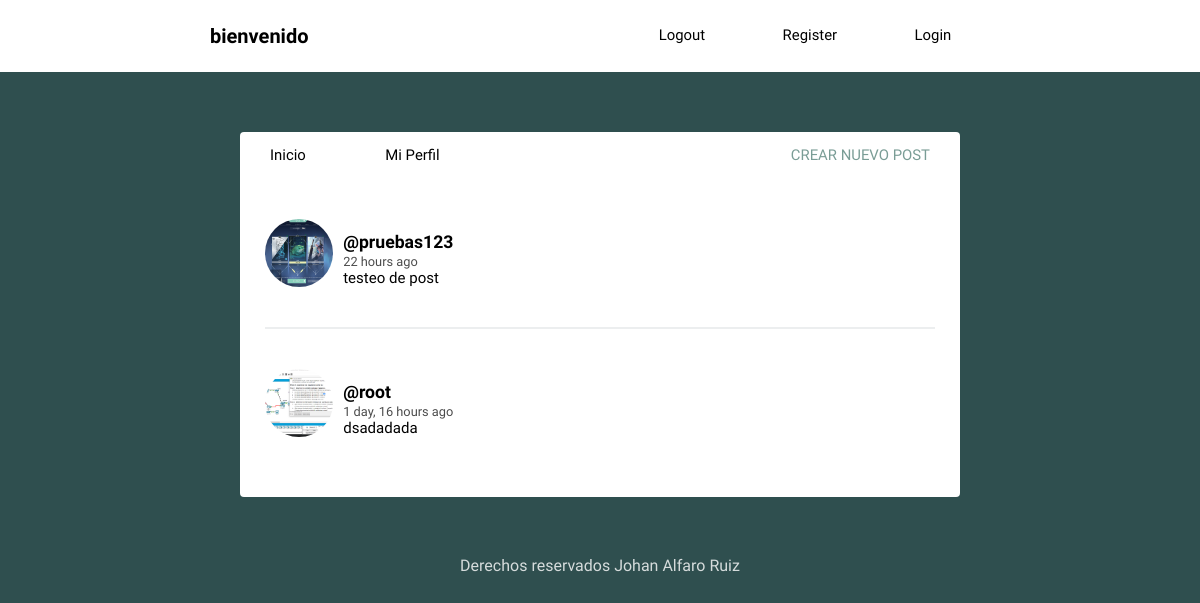
The app's page /, older data.
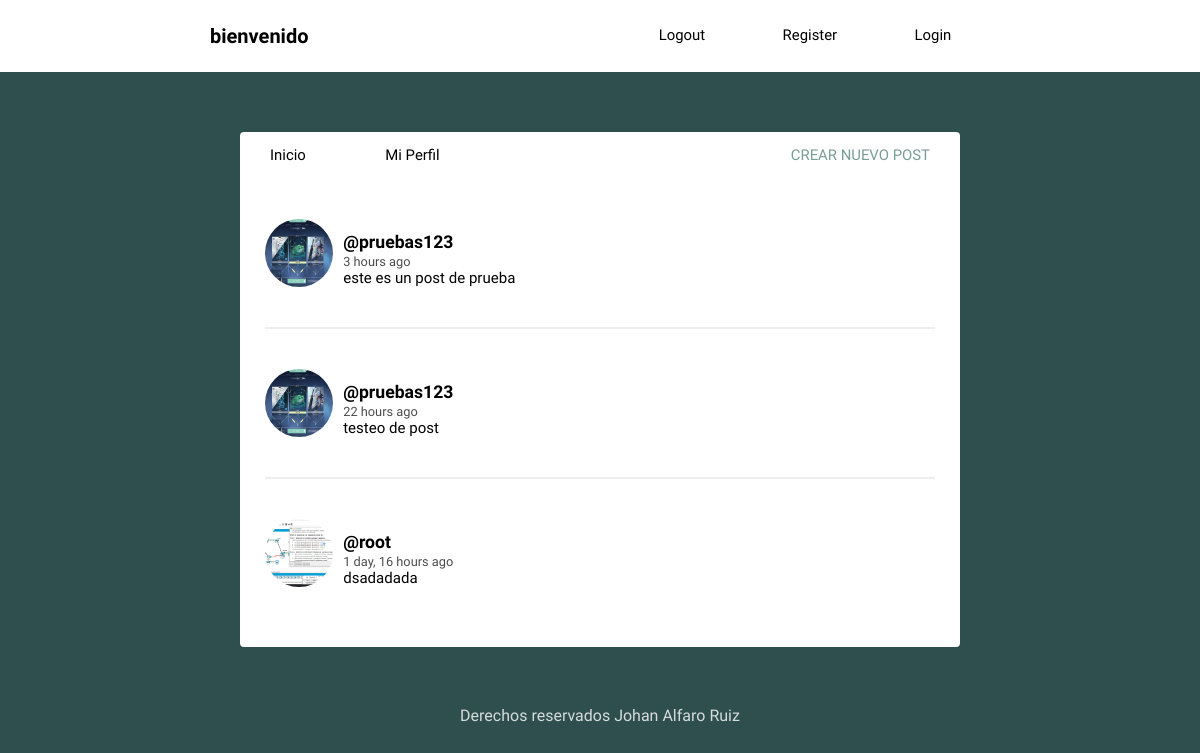
The same page, newer data.
### social/models.py (models this page shows, shortened)
class Post(models.Model):
    user=models.ForeignKey(User,on_delete=models.CASCADE,related_name='posts')
    fecha=models.DateTimeField(default=timezone.now)
    contenido=models.TextField()
    imagen=models.ImageField(upload_to='Post',null=True,blank=True)
    class Meta:
        ordering=['-fecha']

class Profile(models.Model):
    user=models.OneToOneField(User,on_delete=models.CASCADE)
    imagen=models.ImageField(upload_to='Profile',null=True,blank=True)

### social/views.py (the view)
# urls.py: path('',views.feed, name='feed'),
def  feed(request):
    posts=Post.objects.all()
    return render(request,'social/feed.html',{"posts":posts})

### social/templates/social/feed.html (shortened to what this page needs)
{% extends 'social/layout.html' %}
{% load humanize %}
{% block content %}
{% for post in posts %}
<article>
    <div class="container-article">
        <img src="{{ post.user.profile.imagen.url }}">
        <div>
            <h2 class="username"><a href="#">@{{post.user.username}}</a></h2>
            <time data-time="#">{{post.fecha|naturaltime}}</time>
            <div class="post">{{post.contenido}}</div>
        </div>
    </div>
</article>
{% endfor %}
{% endblock %}

Row changes from the older to the newer data that the page shows:
added Post: user.profile.imagen (picture), user.username "pruebas123", fecha "3 hours ago", contenido "este es un post de prueba"
